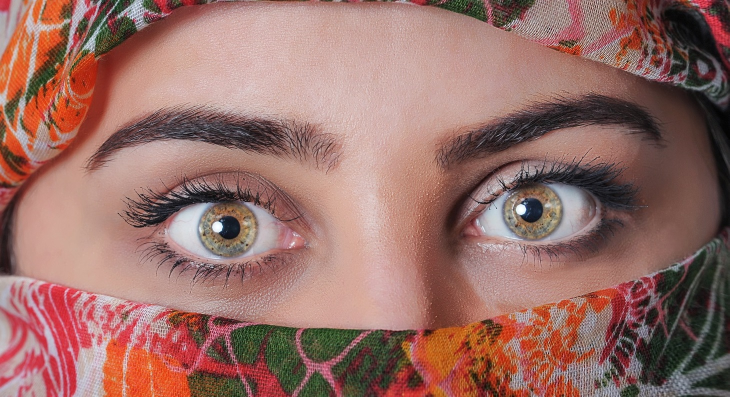
%> input picture HW7/homework_陈昱宏_自73/Data/eye1.jpg, 1459 x 793 px (shown at 1/2 size)
$ octave Picture1.m   (GNU Octave 9; MATLAB toolbox functions it lacks are replaced by stand-ins)
%> lines starting %> are read from the running program, lines starting %| are printed output that depends on the picture; in (x1, y1, x2, y2) boxes, pixels count from 0 and x2, y2 are one past the last pixel; in counts of white or black regions, pixels touching at a corner belong together; the program's own positions count from 1
### HW7/homework_陈昱宏_自73/Hough.m
function houghspace = Hough(bw,r_min,r_max,step_angle)
    [h,w] = size(bw);
    r_size = (r_max - r_min);
    angle_size = round(2*pi/step_angle);
    % 建立圆检测的霍夫空间
    houghspace = zeros(h,w,r_size);
    % 计算需要迭代的次数，即二值图像的白像素点个数
    [rows,cols] = find(bw);
    point_num = size(rows);
    % 霍夫变换
    % a = x - rcos(theta)
    % b = y - rsin(theta)
    for i = 1:point_num
        for j = 1:r_size
            for k = 1:angle_size
                a = round(rows(i)-(r_min+j-1)*cos(k*step_angle));
                b = round(cols(i)-(r_min+j-1)*sin(k*step_angle));
                if (a>0&&a<=h&&b>0&&b<=w)
                    houghspace(a,b,j) = houghspace(a,b,j) + 1;
                end
            end
        end
    end


### HW7/homework_陈昱宏_自73/Picture1.m
% 读取原图并分割左右眼
I = imread('./Data/eye1.jpg');
%> I is the input picture: size 793x1459x3 uint8; mean R, G, B 152.5, 110.8, 103.5
figure(1);
imshow(I);
suptitle('原图');
I_gray = rgb2gray(I);
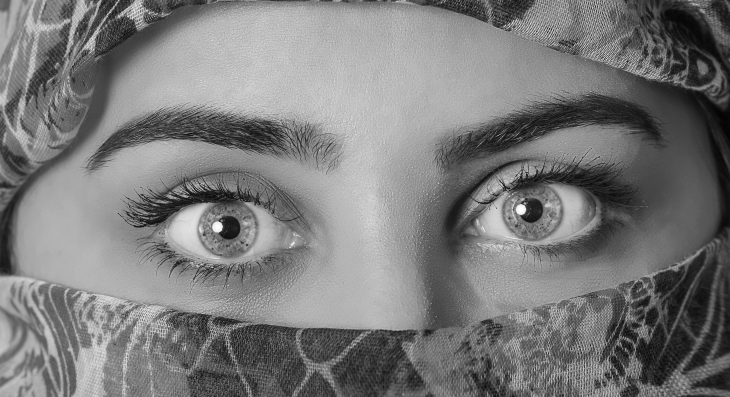
%> I_gray: size 793x1459 uint8 (shown at 1/2 size); min 1, max 254, mean 122.5
Eye_R = I(270:700,229:695);
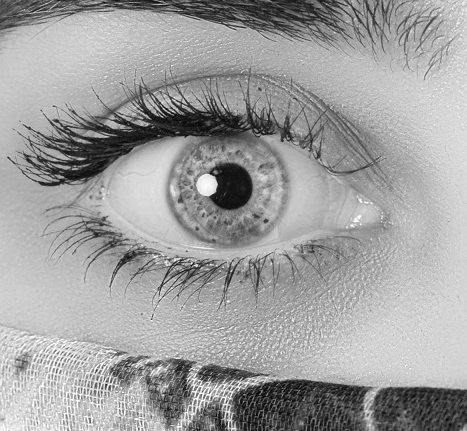
%> Eye_R: size 431x467 uint8; min 0, max 255, mean 159.4
Eye_L = I(250:600,866:1310);
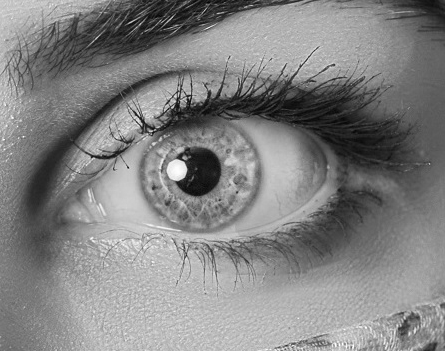
%> Eye_L: size 351x445 uint8; min 2, max 255, mean 130.5
%%
% 对右眼进行二值化和边缘检测
Eye_R_bw = imbinarize(Eye_R,0.56);
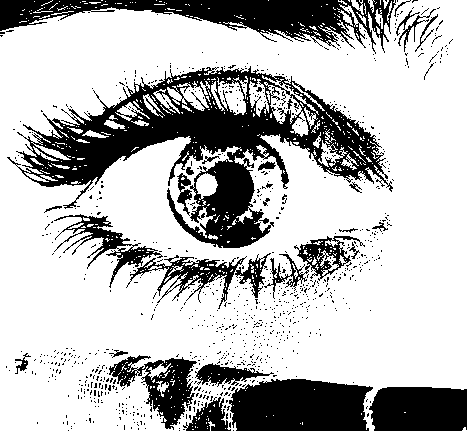
%> Eye_R_bw: size 431x467 logical; 73.3% white; 934 black regions (904 under 20 px), largest, box (x1, y1, x2, y2) and area: (7, 66, 393, 248) 21938, (0, 0, 396, 54) 8379, (229, 379, 373, 431) 6385
mask = false(size(Eye_R_bw));
mask(130:270,:) = true;
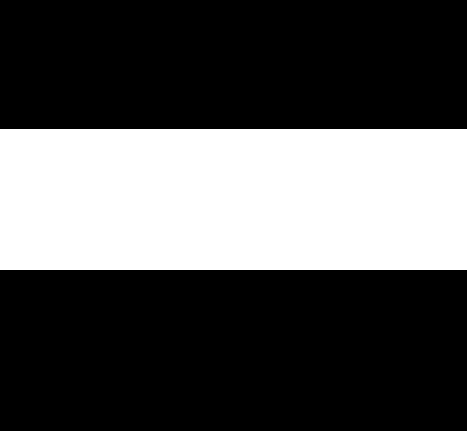
%> mask: size 431x467 logical; 32.7% white; 1 white region, box (x1, y1, x2, y2) and area: (0, 129, 467, 270) 65847
h=fspecial('gaussian',5);
Eye_R_bw = imfilter(Eye_R_bw,h);
Eye_R_edge = edge(Eye_R_bw,'canny');
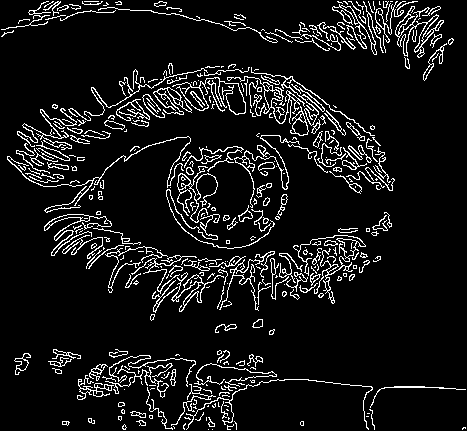
%> Eye_R_edge: size 431x467 logical; 8.8% white in thin lines or dots
Eye_R_edge = Eye_R_edge .* mask;
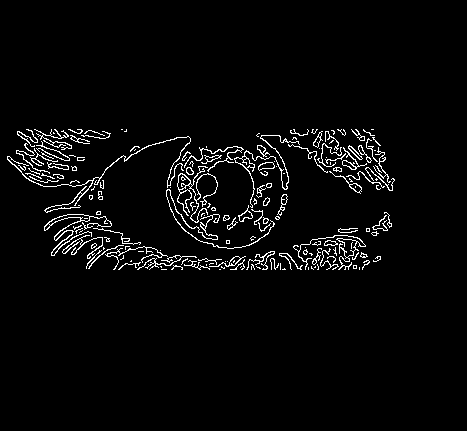
%> Eye_R_edge: size 431x467 double; values 0 (black) and 1 (white), 3.5% white in thin lines or dots, all inside (x1, y1, x2, y2) = (7, 129, 395, 270)
figure(2);
subplot(1,2,1);imshow(Eye_R_edge);hold on;
title("右眼霍夫变换检测圆");
%%
% 检测右眼瞳孔外圆
rmin = 60;
houghspace_eye_R = Hough(Eye_R_edge,rmin,rmin+30,pi/100);
%> in Hough, `[rows,cols] = find(bw);`: rows = 7010 values from 130 to 270; cols = 7010 values from 8 to 395
%> in Hough, `point_num = size(rows);`: point_num = [7010 1]
%> (the run ends here)
